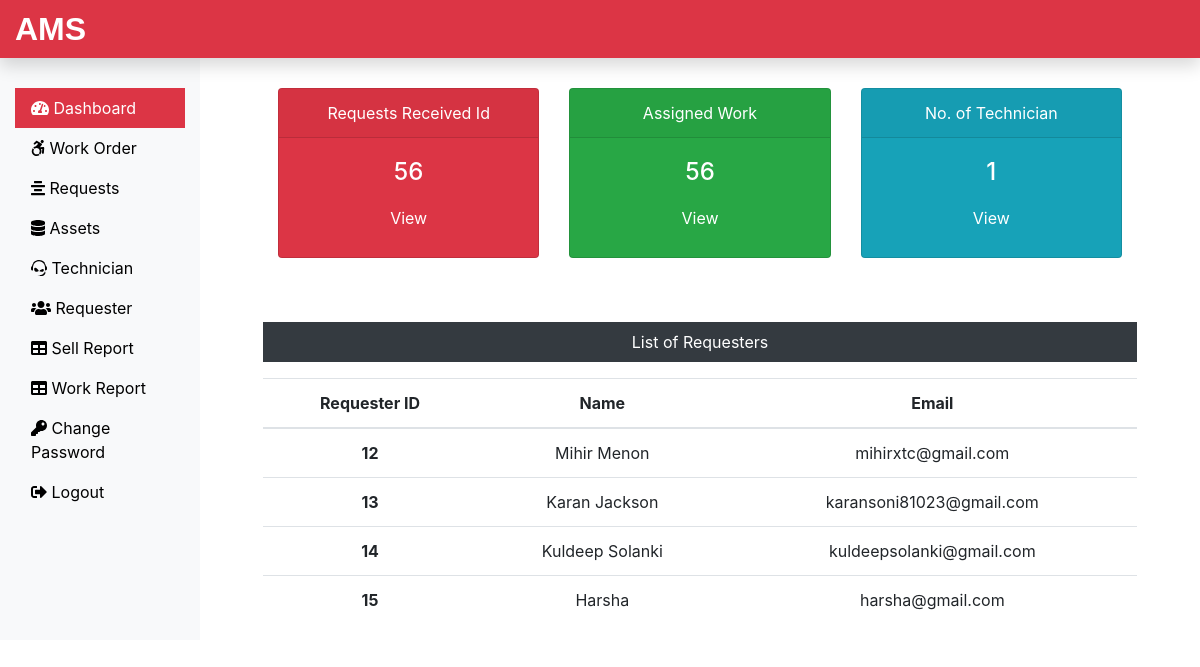
Page /Admin/dashboard.php (signed in) on the earlier database version.
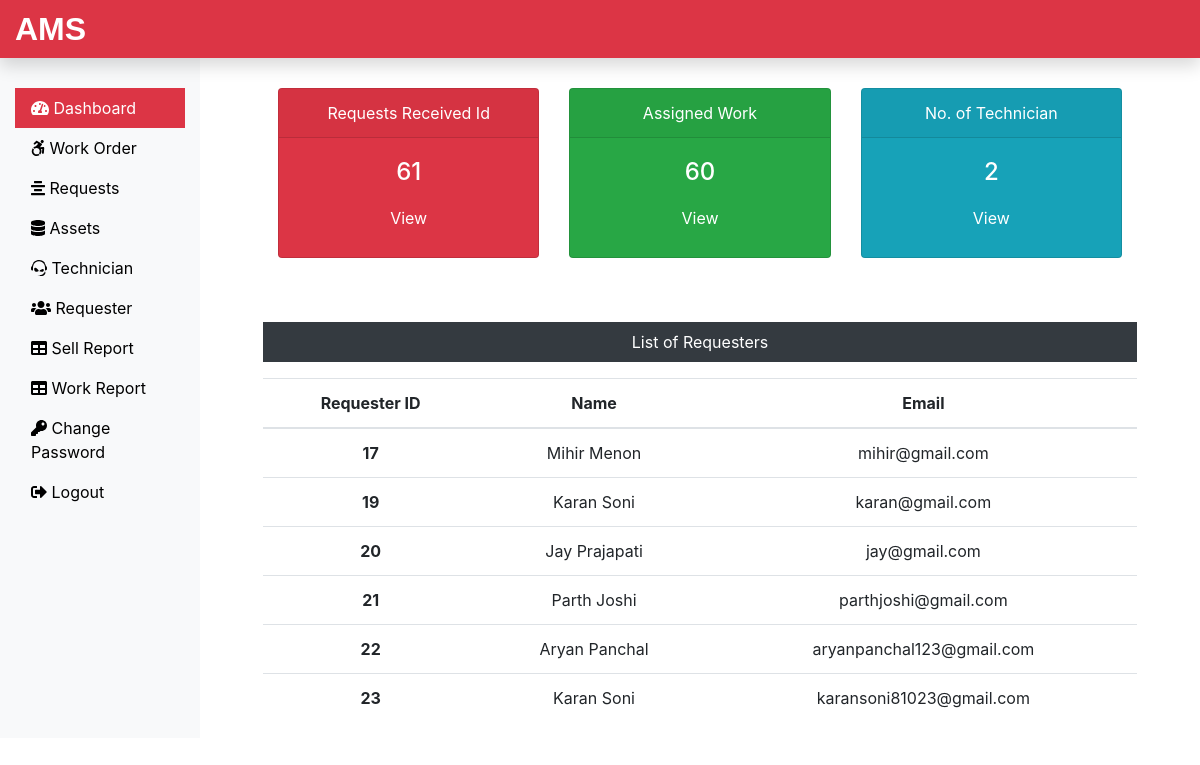
Same page on the later database version.
### tables this page shows
CREATE TABLE `requesterlogin_tb` (
  `r_login_id` int(11) NOT NULL,
  `r_name` varchar(60) NOT NULL,
  `r_email` varchar(60) NOT NULL,
  `r_password` varchar(60) NOT NULL
);

### Admin/dashboard.php (the view, shortened to what this page needs)
<?php
include('includes/header.php');
include('../dbConnection.php');
 $sql = "SELECT max(request_id) FROM submitrequest_tb";
 $result = $conn->query($sql);
 $row = mysqli_fetch_row($result);
 $submitrequest = $row[0];
 $sql = "SELECT max(request_id) FROM assignwork_tb";
 $result = $conn->query($sql);
 $row = mysqli_fetch_row($result);
 $assignwork = $row[0];
 $sql = "SELECT * FROM technician_tb";
 $result = $conn->query($sql);
 $totaltech = $result->num_rows;
?>
<div class="col-sm-9 col-md-10">
  <div class="row mx-5 text-center">
    <div class="col-sm-4 mt-5">
      <div class="card text-white bg-danger mb-3" style="max-width: 18rem;">
        <div class="card-header">Requests Received Id</div>
        <div class="card-body">
          <h4 class="card-title">
            <?php echo $submitrequest; ?>
          </h4>
          <a class="btn text-white" href="request.php">View</a>
        </div>
      </div>
    </div>
    <div class="col-sm-4 mt-5">
      <div class="card text-white bg-success mb-3" style="max-width: 18rem;">
        <div class="card-header">Assigned Work</div>
        <div class="card-body">
          <h4 class="card-title">
            <?php echo $assignwork; ?>
          </h4>
          <a class="btn text-white" href="work.php">View</a>
        </div>
      </div>
    </div>
    <div class="col-sm-4 mt-5">
      <div class="card text-white bg-info mb-3" style="max-width: 18rem;">
        <div class="card-header">No. of Technician</div>
        <div class="card-body">
          <h4 class="card-title">
            <?php echo $totaltech; ?>
          </h4>
          <a class="btn text-white" href="technician.php">View</a>
        </div>
      </div>
    </div>
  </div>
  <div class="mx-5 mt-5 text-center">
    <p class=" bg-dark text-white p-2">List of Requesters</p>
    <?php
    $sql = "SELECT * FROM requesterlogin_tb";
    $result = $conn->query($sql);
    if($result->num_rows > 0){
 echo '<table class="table">
  <thead>
   <tr>
    <th scope="col">Requester ID</th>
    <th scope="col">Name</th>
    <th scope="col">Email</th>
   </tr>
  </thead>
  <tbody>';
  while($row = $result->fetch_assoc()){
   echo '<tr>';
    echo '<th scope="row">'.$row["r_login_id"].'</th>';
    echo '<td>'. $row["r_name"].'</td>';
    echo '<td>'.$row["r_email"].'</td>';
  }
 echo '</tbody>
 </table>';
} else {
  echo "0 Result";
}
?>
  </div>
</div>
</div>
</div>
<?php
include('includes/footer.php');
?>

### Admin/includes/header.php (shortened to what this page needs)
<!DOCTYPE html>
<html lang="en">
<head>
 <link rel="stylesheet" href="../css/bootstrap.min.css">
 <link rel="stylesheet" href="../css/all.min.css">
 <link rel="stylesheet" href="../css/custom.css">
</head>
<body>
 <nav class="navbar navbar-dark fixed-top bg-danger p-0 shadow">
  <a class="navbar-brand col-sm-3 col-md-2 mr-0" href="dashboard.php">AMS</a>
 </nav>
 <div class="container-fluid mb-5" style="margin-top:40px;">
  <div class="row">
   <nav class="col-sm-3 col-md-2 bg-light sidebar py-5 d-print-none">
    <div class="sidebar-sticky">
     <ul class="nav flex-column">
      <li class="nav-item">
       <a class="nav-link <?php if(PAGE == 'dashboard') { echo 'active'; } ?> " href="dashboard.php">
        <i class="fas fa-tachometer-alt"></i>
        Dashboard
       </a>
      </li>
      <li class="nav-item">
       <a class="nav-link <?php if(PAGE == 'work') { echo 'active'; } ?>" href="work.php">
        <i class="fab fa-accessible-icon"></i>
        Work Order
       </a>
      </li>
      <li class="nav-item">
       <a class="nav-link <?php if(PAGE == 'request') { echo 'active'; } ?>" href="request.php">
        <i class="fas fa-align-center"></i>
        Requests
       </a>
      </li>
      <li class="nav-item">
       <a class="nav-link <?php if(PAGE == 'assets') { echo 'active'; } ?>" href="assets.php">
        <i class="fas fa-database"></i>
        Assets
       </a>
      </li>
      <li class="nav-item">
       <a class="nav-link <?php if(PAGE == 'technician') { echo 'active'; } ?>" href="technician.php">
        <i class="fab fa-teamspeak"></i>
        Technician
       </a>
      </li>
      <li class="nav-item">
       <a class="nav-link <?php if(PAGE == 'requesters') { echo 'active'; } ?>" href="requester.php">
        <i class="fas fa-users"></i>
        Requester
       </a>
      </li>
      <li class="nav-item">
       <a class="nav-link <?php if(PAGE == 'sellreport') { echo 'active'; } ?>" href="soldproductreport.php">
        <i class="fas fa-table"></i>
        Sell Report
       </a>
      </li>
      <li class="nav-item">
       <a class="nav-link <?php if(PAGE == 'workreport') { echo 'active'; } ?>" href="workreport.php">
        <i class="fas fa-table"></i>
        Work Report
       </a>
      </li>
      <li class="nav-item">
       <a class="nav-link <?php if(PAGE == 'changepass') { echo 'active'; } ?>" href="changepass.php">
        <i class="fas fa-key"></i>
        Change Password
       </a>
      </li>
      <li class="nav-item">
       <a class="nav-link" href="../logout.php">
        <i class="fas fa-sign-out-alt"></i>
        Logout
       </a>
      </li>
     </ul>
    </div>
   </nav>

### Admin/includes/footer.php (shortened to what this page needs)
</body>
</html>

### css/custom.css (style rules this page uses)
.navbar-brand { font-family: 'Ubuntu', sans-serif; font-size: 2em; font-weight: bold; }
a { color: black; }
.active { color: white; background-color: #DC3545; }

Differences in the rows shown:
removed requesterlogin_tb: r_login_id "12", r_name "Mihir Menon", r_email "mihirxtc@gmail.com"
removed requesterlogin_tb: r_login_id "13", r_name "Karan Jackson", r_email "karansoni81023@gmail.com"
removed requesterlogin_tb: r_login_id "14", r_name "Kuldeep Solanki", r_email "kuldeepsolanki@gmail.com"
removed requesterlogin_tb: r_login_id "15", r_name "Harsha", r_email "harsha@gmail.com"
added requesterlogin_tb: r_login_id "17", r_name "Mihir Menon", r_email "mihir@gmail.com"
added requesterlogin_tb: r_login_id "19", r_name "Karan Soni", r_email "karan@gmail.com"
added requesterlogin_tb: r_login_id "20", r_name "Jay Prajapati", r_email "jay@gmail.com"
added requesterlogin_tb: r_login_id "21", r_name "Parth Joshi", r_email "parthjoshi@gmail.com"
added requesterlogin_tb: r_login_id "22", r_name "Aryan Panchal", r_email "aryanpanchal123@gmail.com"
added requesterlogin_tb: r_login_id "23", r_name "Karan Soni", r_email "karansoni81023@gmail.com"
Other differences:
$submitrequest: "56" → "61"
$assignwork: "56" → "60"
$totaltech: "1" → "2"
